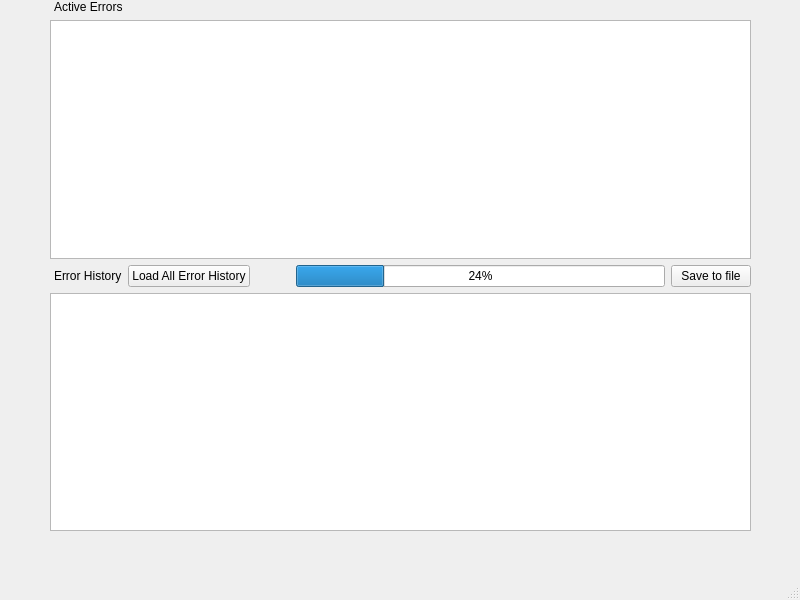
<?xml version="1.0" encoding="UTF-8"?>
<ui version="4.0">
 <class>WBSDErrorWindow</class>
 <widget class="QMainWindow" name="WBSDErrorWindow">
  <property name="geometry">
   <rect>
    <x>0</x>
    <y>0</y>
    <width>800</width>
    <height>600</height>
   </rect>
  </property>
  <property name="windowTitle">
   <string>Errors</string>
  </property>
  <widget class="QWidget" name="centralwidget">
   <widget class="QWidget" name="verticalLayoutWidget">
    <property name="geometry">
     <rect>
      <x>0</x>
      <y>0</y>
      <width>801</width>
      <height>531</height>
     </rect>
    </property>
    <layout class="QVBoxLayout" name="verticalLayout">
     <property name="leftMargin">
      <number>50</number>
     </property>
     <property name="rightMargin">
      <number>50</number>
     </property>
     <item>
      <widget class="QLabel" name="labelActiveErr">
       <property name="font">
        <font>
         <weight>50</weight>
         <bold>false</bold>
        </font>
       </property>
       <property name="text">
        <string>Active Errors</string>
       </property>
       <property name="margin">
        <number>2</number>
       </property>
       <property name="indent">
        <number>4</number>
       </property>
      </widget>
     </item>
     <item>
      <widget class="QListWidget" name="listActiveErr"/>
     </item>
     <item>
      <layout class="QHBoxLayout" name="horizontalLayout">
       <item>
        <widget class="QLabel" name="labelHistoryErr">
         <property name="font">
          <font>
           <weight>50</weight>
           <bold>false</bold>
          </font>
         </property>
         <property name="text">
          <string>Error History</string>
         </property>
         <property name="margin">
          <number>2</number>
         </property>
         <property name="indent">
          <number>4</number>
         </property>
        </widget>
       </item>
       <item>
        <widget class="QPushButton" name="loadErrorButton">
         <property name="text">
          <string>Load All Error History</string>
         </property>
        </widget>
       </item>
       <item>
        <spacer name="horizontalSpacer">
         <property name="orientation">
          <enum>Qt::Horizontal</enum>
         </property>
         <property name="sizeType">
          <enum>QSizePolicy::Fixed</enum>
         </property>
         <property name="sizeHint" stdset="0">
          <size>
           <width>40</width>
           <height>20</height>
          </size>
         </property>
        </spacer>
       </item>
       <item>
        <widget class="QProgressBar" name="progressBar">
         <property name="value">
          <number>24</number>
         </property>
        </widget>
       </item>
       <item>
        <widget class="QPushButton" name="btnSaveErrors">
         <property name="text">
          <string>Save to file</string>
         </property>
        </widget>
       </item>
      </layout>
     </item>
     <item>
      <widget class="QListWidget" name="listHistoryErr"/>
     </item>
    </layout>
   </widget>
  </widget>
  <widget class="QMenuBar" name="menubar">
   <property name="geometry">
    <rect>
     <x>0</x>
     <y>0</y>
     <width>800</width>
     <height>21</height>
    </rect>
   </property>
  </widget>
  <widget class="QStatusBar" name="statusbar"/>
  <action name="actionSave_Complete_Error_Log">
   <property name="text">
    <string>Save Complete Error Log</string>
   </property>
  </action>
 </widget>
 <resources/>
 <connections/>
</ui>
